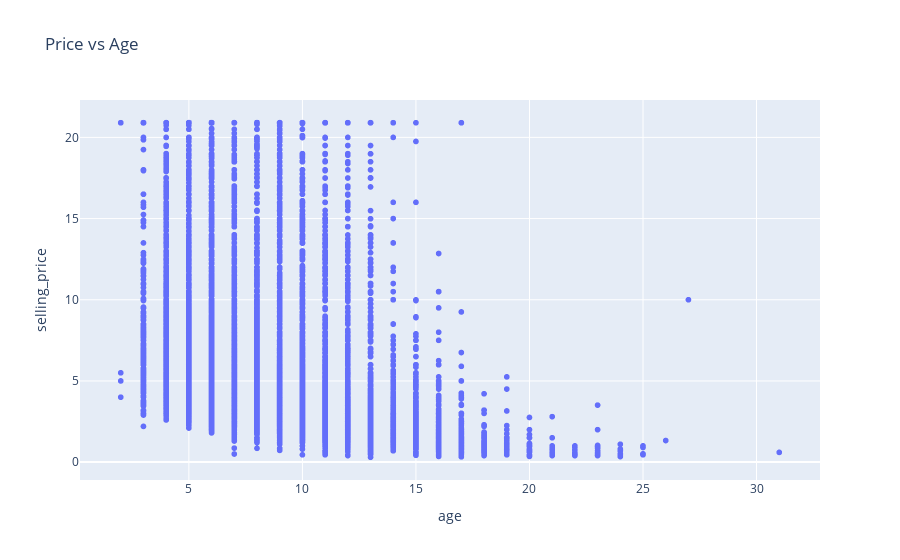

Write notebook code for a chart like this one.
### Code cell
import plotly.express as px
px.scatter(df, x="age", y="selling_price", title="Price vs Age").show()

### Figure 1 — Plotly figure (JSON) as saved in the notebook; plotly's stock layout.template omitted (floating-point values rounded to 4 significant figures; data arrays with more than 128 entries replaced by an {"elided": "..."} marker saying what was removed)
{"data": [{"hovertemplate": "age=%{x}<br>selling_price=%{y}<extra></extra>", "legendgroup": "", "marker": {"color": "#636efa", "symbol": "circle"}, "mode": "markers", "name": "", "showlegend": false, "type": "scattergl", "x": {"elided": "19820 float values"}, "xaxis": "x", "y": {"elided": "19820 float values"}, "yaxis": "y"}], "layout": {"legend": {"tracegroupgap": 0}, "title": {"text": "Price vs Age"}, "xaxis": {"anchor": "y", "domain": [0, 1], "title": {"text": "age"}}, "yaxis": {"anchor": "x", "domain": [0, 1], "title": {"text": "selling_price"}}}}
